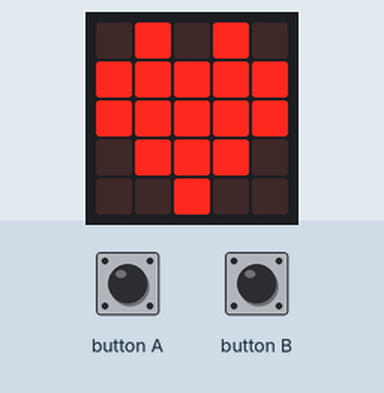
This program was run on a simulated BBC micro:bit running MicroPython. Parts: the board's 5×5 LED display. The inputs (shaded band) are chosen by the test bench.

Above: at 2.2 s.
2.3 s: button A pressed for 0.15 s
At 2.7 s:
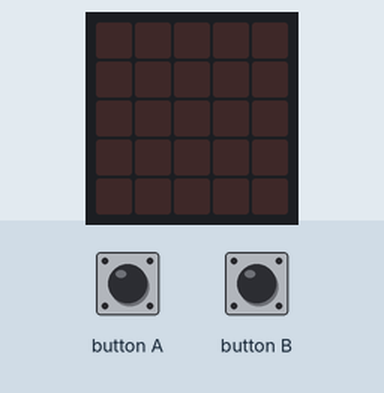
At 3.2 s:
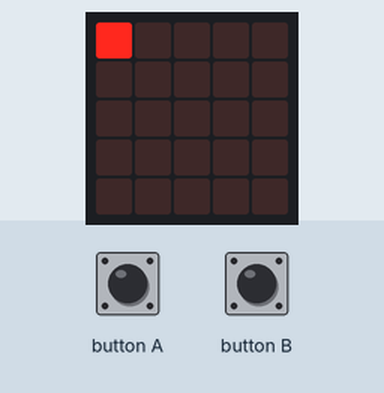
14.3 s: button A pressed for 3.2 s
At 17.2 s:
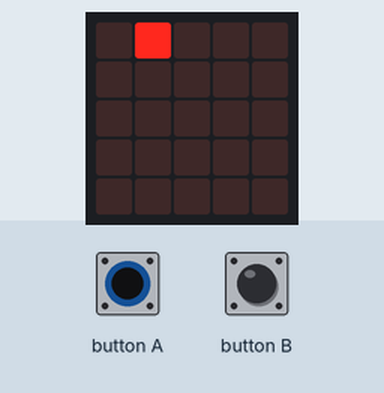
Timing chart, 0 to 18.7 s (numbered marks = the images above; inputs shaded):
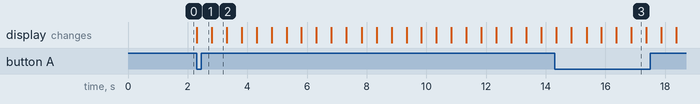

Measured:
- after the input at 2.3 s, the display: changes at once (image 1)
- after the input at 14.3 s, the display: first differs from a run without the input after 1.1 s (image 3 shows a later state)
- what the display in image 2 shows lasts 0.5 s, from 2.8 s to 3.3 s

The program:

main.py
```python
"""
Created by: sophie
Created on: Nov 2023
This module is a Micro:bit MicroPython program that moves a pixel around the edge.
"""

from microbit import *


# variables
y_coordiante = 0
x_coordiante = 0

# setup
display.clear()
display.show(Image.HEART)
sleep(1000)

# loop
while True:
    if button_a.is_pressed():
        # setup
        display.clear()

        # reset variables
        y_coordiante = 0
        x_coordiante = 0

        # loop that moves pixel down
        while y_coordiante <= 3:
            # loop that moves pixel right
            while x_coordiante <= 3:
                sleep(500)

                display.set_pixel(x_coordiante, y_coordiante, 9)
                sleep(500)
                display.clear()

                x_coordiante += 1
            sleep(500)
            display.clear()
            display.set_pixel(x_coordiante, y_coordiante, 9)
            y_coordiante += 1
        # delete pixel after it reaches (4, 3)
        display.clear()

        # loop that moves pixel up
        while y_coordiante >= 0:
            # loop that moves pixel left
            while x_coordiante >= 1:
                sleep(500)

                display.set_pixel(x_coordiante, y_coordiante, 9)
                sleep(500)
                display.clear()

                x_coordiante -= 1

            sleep(500)
            display.clear()
            display.set_pixel(x_coordiante, y_coordiante, 9)
            y_coordiante -= 1
        # when full turn is completed
        sleep(500)
        display.clear()
        display.show(Image.HEART_SMALL)
```
